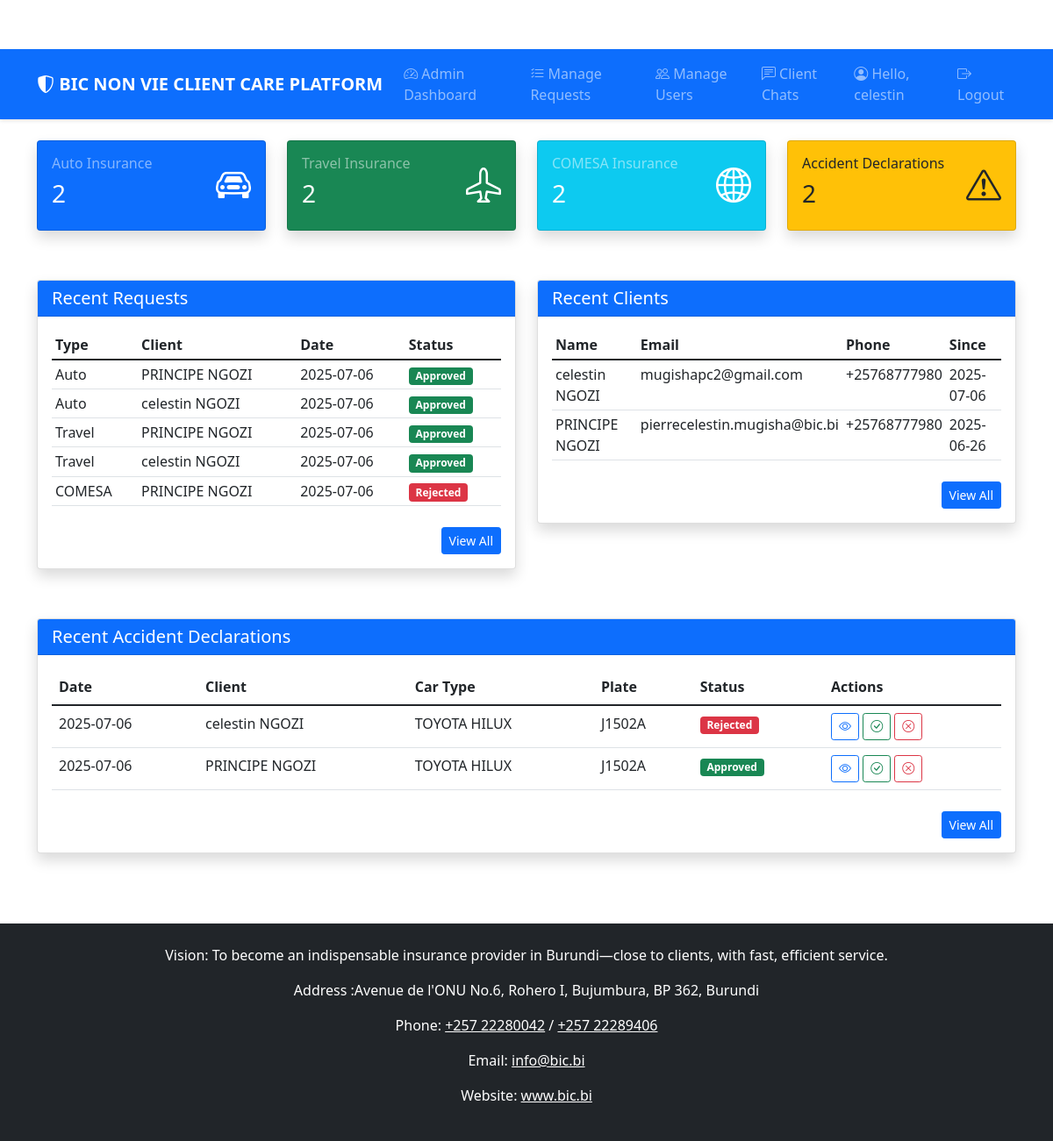
The app's page /admin/dashboard (signed in), older data.
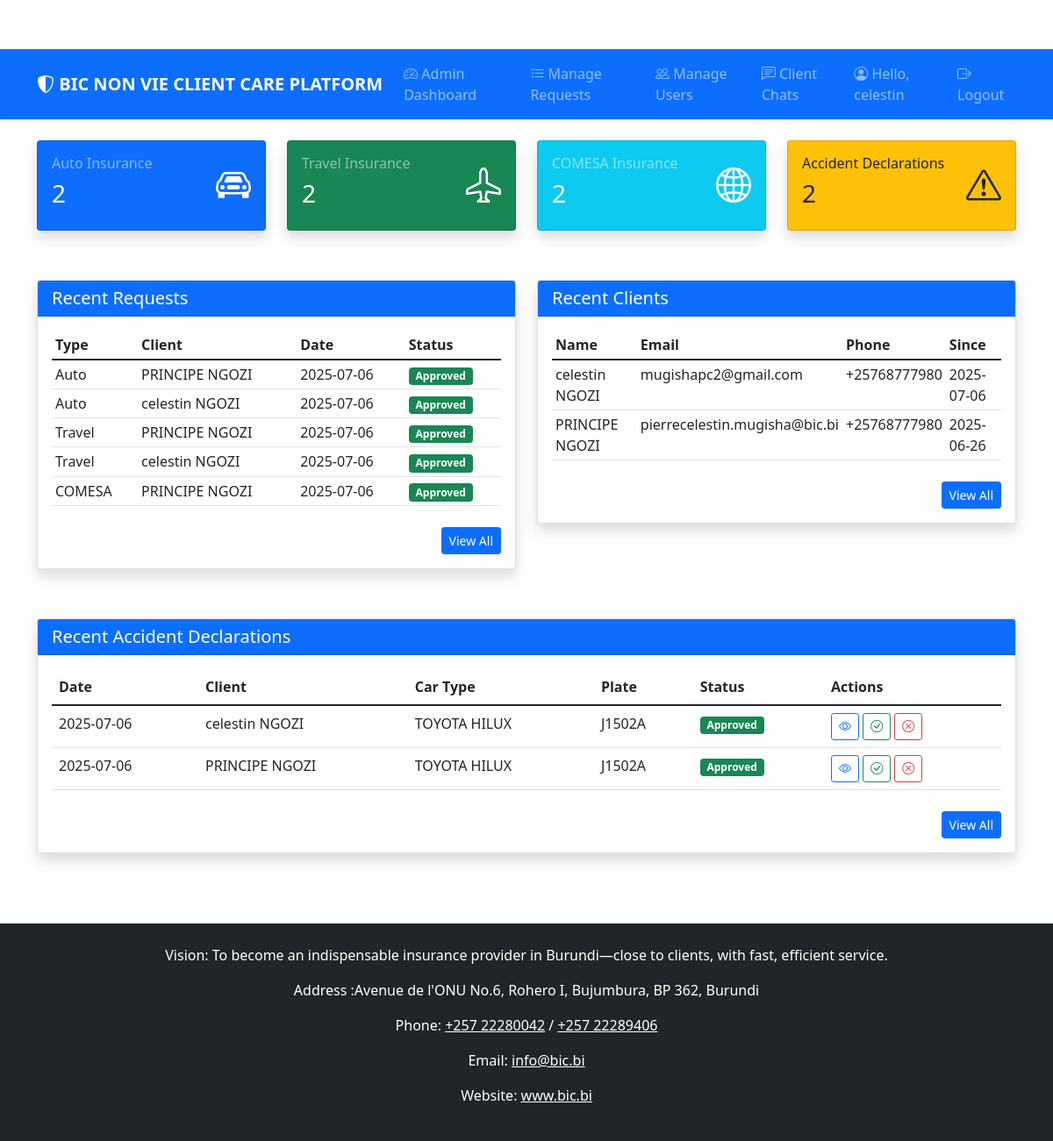
The same page, newer data.
### app.py (models this page shows, shortened)
class ComesaInsuranceRequest(db.Model):
    id = db.Column(db.Integer, primary_key=True)
    user_id = db.Column(db.Integer, db.ForeignKey('user.id'), nullable=False)
    user = db.relationship('User', back_populates='comesa_insurance_requests')
    carte_rose = db.Column(db.String(255))
    ancient_card = db.Column(db.String(255))
    phone = db.Column(db.String(20), nullable=False)
    status = db.Column(db.String(20), default='pending')
    created_at = db.Column(db.DateTime, default=datetime.utcnow)

class AccidentDeclaration(db.Model):
    id = db.Column(db.Integer, primary_key=True)
    user_id = db.Column(db.Integer, db.ForeignKey('user.id'), nullable=False)
    user = db.relationship('User', back_populates='accident_declarations')
    name = db.Column(db.String(100), nullable=False)
    car_type = db.Column(db.String(100), nullable=False)
    plate_license = db.Column(db.String(50), nullable=False)
    opg_measure = db.Column(db.Boolean, nullable=False)
    car_working = db.Column(db.Boolean, nullable=False)
    opj_name = db.Column(db.String(100))
    opj_phone = db.Column(db.String(20))
    accident_datetime = db.Column(db.DateTime)
    injured_people = db.Column(db.Boolean, nullable=False)
    car_damage = db.Column(db.String(255))
    collided_with_name = db.Column(db.String(100))
    collided_with_plate = db.Column(db.String(50))
    collided_damage = db.Column(db.String(255))
    injured_details = db.Column(db.Text)
    witness = db.Column(db.Text)
    accident_image1 = db.Column(db.String(255))
    accident_image2 = db.Column(db.String(255))
    accident_image3 = db.Column(db.String(255))
    carte_rose_image = db.Column(db.String(255))
    insurance_card_image = db.Column(db.String(255))
    driving_license_image = db.Column(db.String(255))
    summary = db.Column(db.Text)
    status = db.Column(db.String(20), default='pending')
    created_at = db.Column(db.DateTime, default=datetime.utcnow)

class User(UserMixin, db.Model):
    id = db.Column(db.Integer, primary_key=True)
    email = db.Column(db.String(100), unique=True, nullable=False)
    password = db.Column(db.String(100), nullable=False)
    first_name = db.Column(db.String(50), nullable=False)
    last_name = db.Column(db.String(50), nullable=False)
    phone = db.Column(db.String(20))
    role = db.Column(db.String(20), default='client')  # 'client' or 'admin'
    created_at = db.Column(db.DateTime, default=datetime.utcnow)
    auto_insurance_requests = db.relationship('AutoInsuranceRequest', back_populates='user', lazy=True)
    travel_insurance_requests = db.relationship('TravelInsuranceRequest', back_populates='user', lazy=True)
    comesa_insurance_requests = db.relationship('ComesaInsuranceRequest', back_populates='user', lazy=True)
    accident_declarations = db.relationship('AccidentDeclaration', back_populates='user', lazy=True)
    messages_sent = db.relationship(
        'Message',
        foreign_keys='Message.user_id',
        backref='sender',
        lazy=True
    )
    messages_received = db.relationship(
        'Message',
        foreign_keys='Message.admin_id',
        backref='receiver',
        lazy=True
    )

### app.py (the view)
@app.route('/admin/dashboard')
@login_required
@admin_required
def admin_dashboard():
    auto_requests = AutoInsuranceRequest.query.options(db.joinedload(AutoInsuranceRequest.user)).all()
    travel_requests = TravelInsuranceRequest.query.options(db.joinedload(TravelInsuranceRequest.user)).all()
    comesa_requests = ComesaInsuranceRequest.query.options(db.joinedload(ComesaInsuranceRequest.user)).all()
    accident_declarations = AccidentDeclaration.query.options(db.joinedload(AccidentDeclaration.user)).all()
    recent_requests = (
        auto_requests[:5] +
        travel_requests[:5] +
        comesa_requests[:5]
    )[:5]  # Take only the 5 most recent
    recent_users = User.query.filter_by(role='client').order_by(User.created_at.desc()).limit(5).all()
    recent_accidents = AccidentDeclaration.query.order_by(AccidentDeclaration.created_at.desc()).limit(5).all()
    return render_template('admin/dashboard.html',
                         auto_requests=auto_requests,
                         travel_requests=travel_requests,
                         comesa_requests=comesa_requests,
                         accident_declarations=accident_declarations,
                         recent_requests=recent_requests,
                         recent_users=recent_users,
                         recent_accidents=recent_accidents)

### app.py (called while the page is built)
def admin_required(f):
    @wraps(f)
    def decorated_function(*args, **kwargs):
        if not current_user.is_authenticated or current_user.role != 'admin':
            abort(403)
        return f(*args, **kwargs)
    return decorated_function

@app.context_processor
def inject_datetime():
    return {'datetime': datetime}

@login_manager.user_loader
def load_user(user_id):
    return User.query.get(int(user_id))

@app.context_processor
def inject_now():
    return {'now': datetime.now()}

### templates/admin/dashboard.html (shortened to what the changed rows need)
{% extends "base.html" %}
{% block content %}
<div class="row">
    <div class="col-md-6 mb-4">
        <div class="card">
            <div class="card-body">
                <div class="table-responsive">
                    <table class="table table-sm">
                        <thead>
                            <tr>
                                <th>Type</th>
                                <th>Client</th>
                                <th>Date</th>
                                <th>Status</th>
                            </tr>
                        </thead>
                        <tbody>
                            {% for req in recent_requests %}
                                <tr>
                                    <td>
                                        {% if req.__class__.__name__ == 'AutoInsuranceRequest' %}
                                            Auto
                                        {% elif req.__class__.__name__ == 'TravelInsuranceRequest' %}
                                            Travel
                                        {% else %}
                                            COMESA
                                        {% endif %}
                                    </td>
                                    <td>
                                        {% if req.user %}
                                            {{ req.user.first_name }} {{ req.user.last_name }}
                                        {% else %}
                                            Unknown User
                                        {% endif %}
                                    </td>
                                    <td>{{ req.created_at.strftime('%Y-%m-%d') }}</td>
                                    <td>
                                        <span class="badge bg-{{ 'success' if req.status == 'approved' else 'warning' if req.status == 'pending' else 'danger' }}">
                                            {{ req.status|capitalize }}
                                        </span>
                                    </td>
                                </tr>
                            {% endfor %}
                        </tbody>
                    </table>
                </div>
            </div>
        </div>
    </div>
    <div class="col-md-6 mb-4">
        <div class="card">
            <div class="card-body">
                <div class="table-responsive">
                    <table class="table table-sm">
                        <thead>
                            <tr>
                                <th>Name</th>
                                <th>Email</th>
                                <th>Phone</th>
                                <th>Since</th>
                            </tr>
                        </thead>
                    </table>
                </div>
            </div>
        </div>
    </div>
</div>
<div class="row">
    <div class="col-12">
        <div class="card">
            <div class="card-body">
                {% if recent_accidents %}
                    <div class="table-responsive">
                        <table class="table">
                            <thead>
                                <tr>
                                    <th>Date</th>
                                    <th>Client</th>
                                    <th>Car Type</th>
                                    <th>Plate</th>
                                    <th>Status</th>
                                    <th>Actions</th>
                                </tr>
                            </thead>
                            <tbody>
                                {% for declaration in recent_accidents %}
                                    <tr>
                                        <td>{{ declaration.created_at.strftime('%Y-%m-%d') }}</td>
                                        <td>
                                            {% if declaration.user %}
                                                {{ declaration.user.first_name }} {{ declaration.user.last_name }}
                                            {% else %}
                                                Unknown User
                                            {% endif %}
                                        </td>
                                        <td>{{ declaration.car_type }}</td>
                                        <td>{{ declaration.plate_license }}</td>
                                        <td>
                                            <span class="badge bg-{{ 'success' if declaration.status == 'approved' else 'warning' if declaration.status == 'pending' else 'danger' }}">
                                                {{ declaration.status|capitalize }}
                                            </span>
                                        </td>
                                        <td>
                                            <a href="#" class="btn btn-sm btn-outline-primary" title="View">
                                                <i class="bi bi-eye"></i>
                                            </a>
                                            <a href="#" class="btn btn-sm btn-outline-success" title="Approve">
                                                <i class="bi bi-check-circle"></i>
                                            </a>
                                            <a href="#" class="btn btn-sm btn-outline-danger" title="Reject">
                                                <i class="bi bi-x-circle"></i>
                                            </a>
                                        </td>
                                    </tr>
                                {% endfor %}
                            </tbody>
                        </table>
                    </div>
                {% else %}
                    <div class="alert alert-info">
                        No accident declarations found.
                    </div>
                {% endif %}
            </div>
        </div>
    </div>
</div>
{% endblock %}

Row changes from the older to the newer data that the page shows:
changed ComesaInsuranceRequest "PRINCIPE": status "Rejected" → "Approved"
changed AccidentDeclaration "celestin": status "Rejected" → "Approved"
